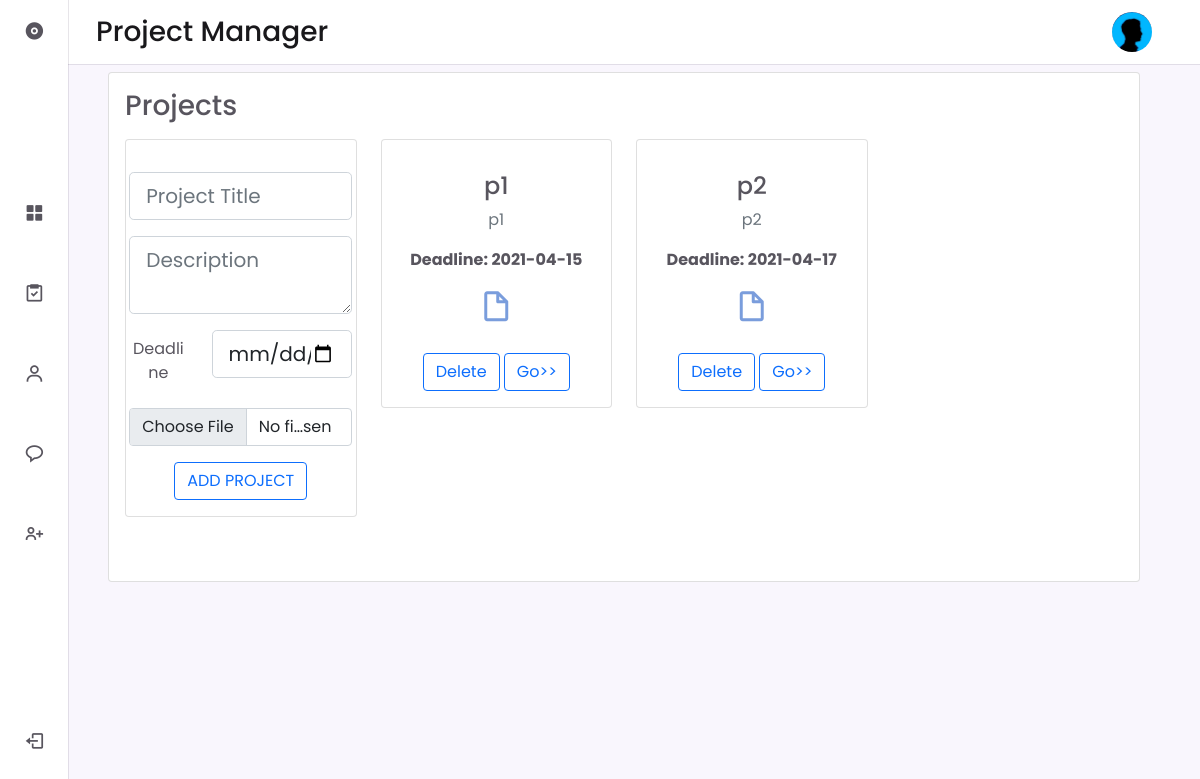
Page /project (signed in) on the committed database.
### managment/models.py (models this page shows, shortened)
class Project(db.Model):
    id = db.Column(db.Integer, primary_key=True)
    title = db.Column(db.String(100), nullable=False)
    date_posted = db.Column(db.DateTime, nullable=False, default=datetime.utcnow)
    deadline = db.Column(db.DateTime)
    content = db.Column(db.Text, nullable=False)
    project_file = db.Column(db.String(20))
    user_id = db.Column(db.Integer, db.ForeignKey('user.id'), nullable=False)
    Tasks= db.relationship('Task', backref='parent',passive_deletes=True, lazy=True)

### managment/routes.py (the view, shortened to what this page needs)
@app.route("/project", methods=['GET', 'POST'])
@login_required
def project():
    projects = Project.query.filter(Project.user_id == current_user.id)
    form = ProjectForm()
    return render_template('project.html', form=form, projects=projects)

### managment/form.py
class ProjectForm(FlaskForm):
    title = StringField('Project Title', validators=[DataRequired()])
    content = TextAreaField('Description', validators=[DataRequired()])
    deadline = DateField('Deadline',validators=[DataRequired()])
    project_file = FileField('project file', validators=[DataRequired(),FileAllowed(['txt', 'pdf'])])
    submit = SubmitField('ADD PROJECT')

### managment/models.py (called while the page is built)
@login_manager.user_loader
def load_user(user_id):
    return User.query.get(int(user_id))

### managment/templates/project.html (shortened to what this page needs)
{% extends 'layout.html' %}
{% block body %}
<div class="container">
    <div class="card mb-3">
        <div class="card-body">
            <div class="row gutters-sm">
                <h3 class=" text mb-3">Projects</h3>
                <div class="col-md-3 mb-5">
                    <div class="card">
                        <div class="card-body">
                            <div class="d-flex flex-column align-items-center text-center">
                                <div class="mt-3">
                                    <form method="POST" action="" enctype="multipart/form-data">
                                        <div class="form-group">
                                            {% if form.title.errors %}
                                            {{ form.title(placeholder=form.title.label.text,class="form-control
                                            form-control-lg is-invalid") }}
                                            <div class="invalid-feedback">
                                                {% for error in form.title.errors %}
                                                <span>{{ error }}</span>
                                                {% endfor %}
                                            </div>
                                            {% else %}
                                            {{ form.title(placeholder=form.title.label.text,class="form-control
                                            form-control-lg") }}
                                            {% endif %}
                                        </div>
                                        <div class="mt-3">
                                            <div class="form-group">
                                                {% if form.content.errors %}
                                                {{ form.content(placeholder=form.content.label.text, class="form-control
                                                form-control-lg is-invalid") }}
                                                <div class="invalid-feedback">
                                                    {% for error in form.content.errors %}
                                                    <span>{{ error }}</span>
                                                    {% endfor %}
                                                </div>
                                                {% else %}
                                                {{ form.content(placeholder=form.content.label.text, class="form-control
                                                form-control-lg") }}
                                                {% endif %}
                                            </div>
                                        </div>
                                        <div class="form-group row mt-3">
                                            <label for="example-date-input"
                                                class="col-4 col-form-label">Deadline</label>
                                            <div class="col-8">
                                                {{ form.deadline(class="form-control form-control-lg") }}
                                            </div>
                                        </div>
                                        <div class="input-group mt-3">
                                            {{ form.project_file(class="font-size-sm form-control") }}
                                        </div>
                                        <div class="mt-3">
                                            {{ form.submit(class="btn btn-outline-primary") }}
                                        </div>
                                    </form>
                                </div>
                            </div>
                        </div>
                    </div>
                </div>
                {% for project in projects %}
                <div class="col-md-3 mb-5">
                    <div class="card">
                        <div class="card-body">
                            <div class="d-flex flex-column align-items-center text-center">
                                <div class="mt-3">
                                    <h4>{{project.title}}</h4>
                                    <p class="text-muted font-size-sm">{{ project.content }}</p>
                                    <p><b>Deadline: {{ project.deadline.strftime('%Y-%m-%d') }} </b></p>
                                    <div class="mt-3">
                                        <a href="{{url_for('static',filename='project_file/'+ project.project_file)}}"><i
                                                class='bx bx-file-blank bx-md'
                                                style='color:rgba(72,121,207,0.73)'></i></a>
                                    </div>
                                </div>
                                <div class="mt-4  gap-4">
                                    <form action="{{ url_for('delete_project', project_id=project.id) }}" method="POST">
                                        <button class="btn btn-outline-primary">Delete</button>
                                        <a class="btn btn-outline-primary" href="{{url_for('task', project_id=project.id)}}">Go>></a>
                                    </form>
                                </div>
                            </div>
                        </div>
                    </div>
                </div>
            {% endfor %}
        </div>
        </div>
    </div>
</div>
{% endblock body %}

### managment/static/assets/css/styles.css (style rules this page uses)
:root { --header-height: 3.5rem; --nav-width: 219px; --first-color: #6923D0; --first-color-light: #F4F0FA; --title-color: #19181B; --text-color: #58555E; --text-color-light: #A5A1AA; --body-color: #F9F6FD; --container-color: #FFFFFF; --body-font: 'Poppins', sans-serif; --normal-font-size: .938rem; --small-font-size: .75rem; --smaller-font-size: .75rem; --font-medium: 500; --font-semi-bold: 600; --z-fixed: 100; }
@media screen and (min-width: 1024px) { :root { --normal-font-size: 1rem; --small-font-size: .875rem; --smaller-font-size: .813rem; } }
body { margin: var(--header-height) 0 0 0; padding: 1rem 1rem 0; font-family: var(--body-font); font-size: var(--normal-font-size); background-color: var(--body-color); color: var(--text-color); }
h3 { margin: 0; }
a { text-decoration: none; }
@media screen and (min-width: 768px) { body { padding: 1rem 3rem 0 6rem; } }

### rows in the picture
Project: title "p1", content "p1", deadline "2021-04-15"
Project: title "p2", content "p2", deadline "2021-04-17"
